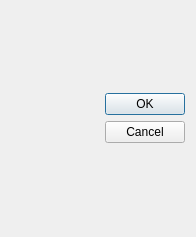
<?xml version="1.0" encoding="UTF-8"?>
<ui version="4.0">
 <class>fso::fred::dialogs::PlayerOrdersDialog</class>
 <widget class="QDialog" name="fso::fred::dialogs::PlayerOrdersDialog">
  <property name="geometry">
   <rect>
    <x>0</x>
    <y>0</y>
    <width>196</width>
    <height>237</height>
   </rect>
  </property>
  <property name="windowTitle">
   <string>Player Orders Accepted</string>
  </property>
  <property name="modal">
   <bool>true</bool>
  </property>
  <layout class="QVBoxLayout" name="verticalLayout_2">
   <item>
    <layout class="QHBoxLayout" name="CloseboxLayout">
     <item>
      <spacer name="horizontalSpacer">
       <property name="orientation">
        <enum>Qt::Horizontal</enum>
       </property>
       <property name="sizeHint" stdset="0">
        <size>
         <width>40</width>
         <height>20</height>
        </size>
       </property>
      </spacer>
     </item>
     <item>
      <layout class="QVBoxLayout" name="Closeboxinnerlayout">
       <item>
        <widget class="QPushButton" name="acceptButton">
         <property name="text">
          <string>OK</string>
         </property>
        </widget>
       </item>
       <item>
        <widget class="QPushButton" name="cancelButton">
         <property name="text">
          <string>Cancel</string>
         </property>
        </widget>
       </item>
      </layout>
     </item>
    </layout>
   </item>
  </layout>
 </widget>
 <resources>
  <include location="../resources/resources.qrc"/>
 </resources>
 <connections>
  <connection>
   <sender>acceptButton</sender>
   <signal>clicked()</signal>
   <receiver>fso::fred::dialogs::PlayerOrdersDialog</receiver>
   <slot>accept()</slot>
   <hints>
    <hint type="sourcelabel">
     <x>147</x>
     <y>76</y>
    </hint>
    <hint type="destinationlabel">
     <x>97</x>
     <y>118</y>
    </hint>
   </hints>
  </connection>
 </connections>
</ui>
